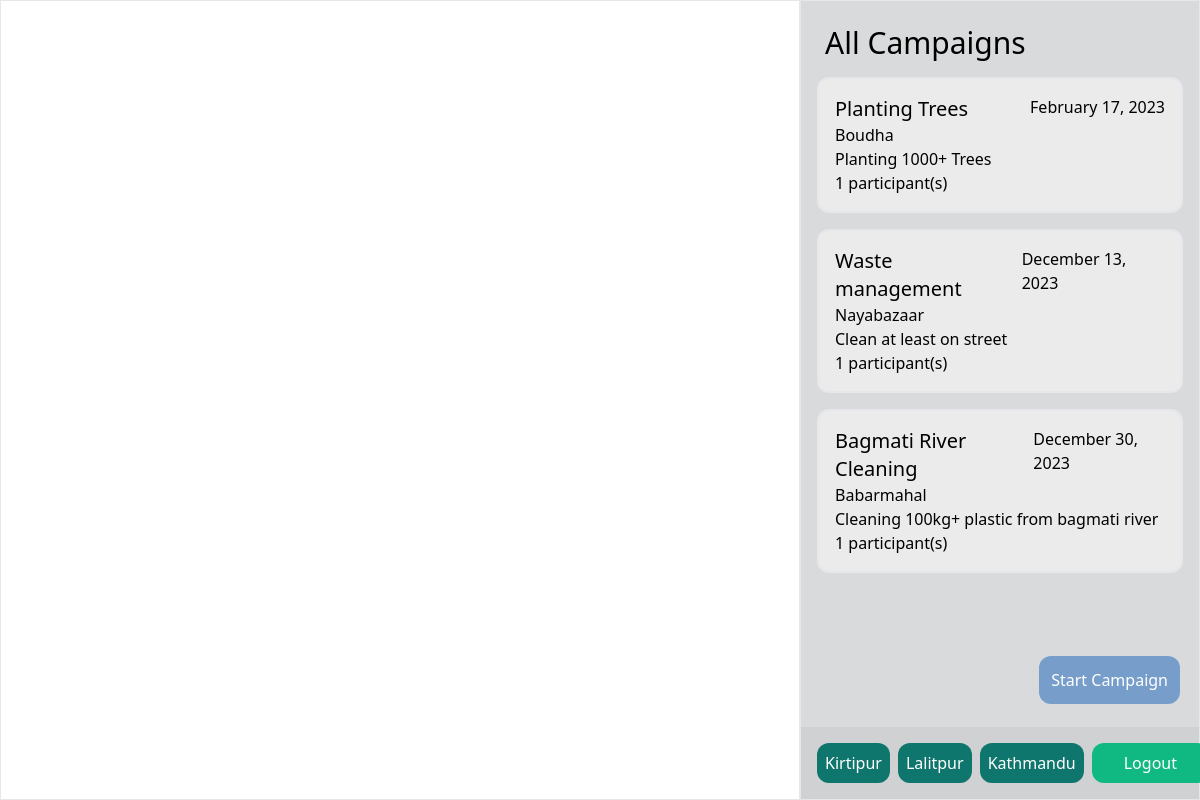
Page / (signed in) on the committed database.
### ecolink_app/models.py (models this page shows)
class Campaign(models.Model):
    organizer = models.ForeignKey(User, on_delete=models.CASCADE, related_name="organized_events")
    title = models.CharField(max_length=100)
    description = models.TextField()
    date = models.DateTimeField()
    city = models.ForeignKey(City, on_delete=models.CASCADE, related_name="city_campaigns")
    area = models.CharField(max_length=50)
    target = models.CharField(max_length=200)
    attendees = models.ManyToManyField(User, related_name="joined_events")
    contact_no = models.IntegerField(null=True)

### ecolink_app/views.py (the view, shortened to what this page needs)
# urls.py: path('', views.default_view, name="default_view"),
def default_view(request):
    error = None
    return render(request, "ecolink.html", {
        "campaigns" : Campaign.objects.all(),
        "cities" : City.objects.all(),
        "error" : error
    })

### ecolink_app/templates/ecolink.html (shortened to what this page needs)
{% load static %}
<!DOCTYPE html>
<html lang="en">
<head>
    <script src="https://cdn.tailwindcss.com"></script>
    <link rel="stylesheet" href="https://unpkg.com/leaflet@1.9.4/dist/leaflet.css"/>
    <link href="https://cdn.maptiler.com/maptiler-sdk-js/v1.2.0/maptiler-sdk.css" rel="stylesheet" />
    <link href="{% static 'css/style.css' %}" rel="stylesheet">
</head>
<body class="flex">
    <div id="map_details" class="border flex-1">
        <div class="h-full w-full" id="map"></div>
    </div>
    <div id="campaigns" class="flex flex-col justify-center border w-1/3 primary-c">
        <div id="city_name_2" class="p-4 m-2 mb-0 w-5/6 text-3xl">All Campaigns</div>
        <div id="campaigns_list" class="flex flex-col h-full">
            {% for campaign in campaigns %}
                <div id="single_campaign" class="cursor-pointer flex flex-col h-max m-4 mt-0 p-4 secondary-c rounded-xl border-2" data-id="{{campaign.id}}" data-user="{{user.username}}" data-date="{{campaign.date}}" data-city="{{campaign.city.city}}">
                    <div class="justify-between flex flex-row">
                        <div class="text-xl">{{campaign.title}}</div>
                        <div>{{ campaign.date | date:'F d, Y'}}</div>
                    </div>
                    <div>{{campaign.area}}</div>
                    <div>{{campaign.target}}</div>
                    <div>{{campaign.attendees.count}} participant(s)</div>
                </div>
            {% endfor %}
            {% if user.is_authenticated %}
                <button id="start_campaign_button" class="fixed bottom-24 right-5 px-3 py-3 text-white bg-emerald-500 rounded-xl hover:bg-emerald-600" onclick="start_campaign()" style="background-color: #779ECB;">Start Campaign</button>
            {% endif %}
        </div>
        <div class="flex flex-row p-4 justify-between tertiary-c">
            <div class="flex gap-2">
                <button onclick="filter_city('kirtipur')" class="p-2 bg-teal-700 rounded-xl hover:bg-teal-800 text-white cursor-pointer">Kirtipur</button>
                <button onclick="filter_city('lalitpur')" class="p-2 bg-teal-700 rounded-xl hover:bg-teal-800 text-white cursor-pointer">Lalitpur</button>
                <button onclick="filter_city('kathmandu')" class="p-2 bg-teal-700 rounded-xl hover:bg-teal-800 text-white cursor-pointer">Kathmandu</button>
            </div>
        {% if user.is_authenticated %}
            <form action="{% url 'logout' %}" method="post">
                <button type="submit" class="bg-emerald-500 mx-2 p-2 text-white px-8 rounded-xl hover:bg-emerald-600">Logout</button>
            </form>
        {% else %}
            <button id="start_campaign_button" class="bg-emerald-500 text-white mx-2 p-2 px-8 rounded-xl hover:bg-emerald-400" onclick="login_view()">Login</button>
        {% endif %}
    </div>
    </div>
</body>
</html>

### ecolink_app/static/css/style.css (style rules this page uses)
body { margin: 0; padding: 0; height: 100vh; position: relative; }

### rows in the picture
Campaign: title "Planting Trees", date "February 17, 2023", area "Boudha", target "Planting 1000+ Trees", attendees.count "1"
Campaign: title "Waste management", date "December 13, 2023", area "Nayabazaar", target "Clean at least on street", attendees.count "1"
Campaign: title "Bagmati River Cleaning", date "December 30, 2023", area "Babarmahal", target "Cleaning 100kg+ plastic from bagmati river", attendees.count "1"
